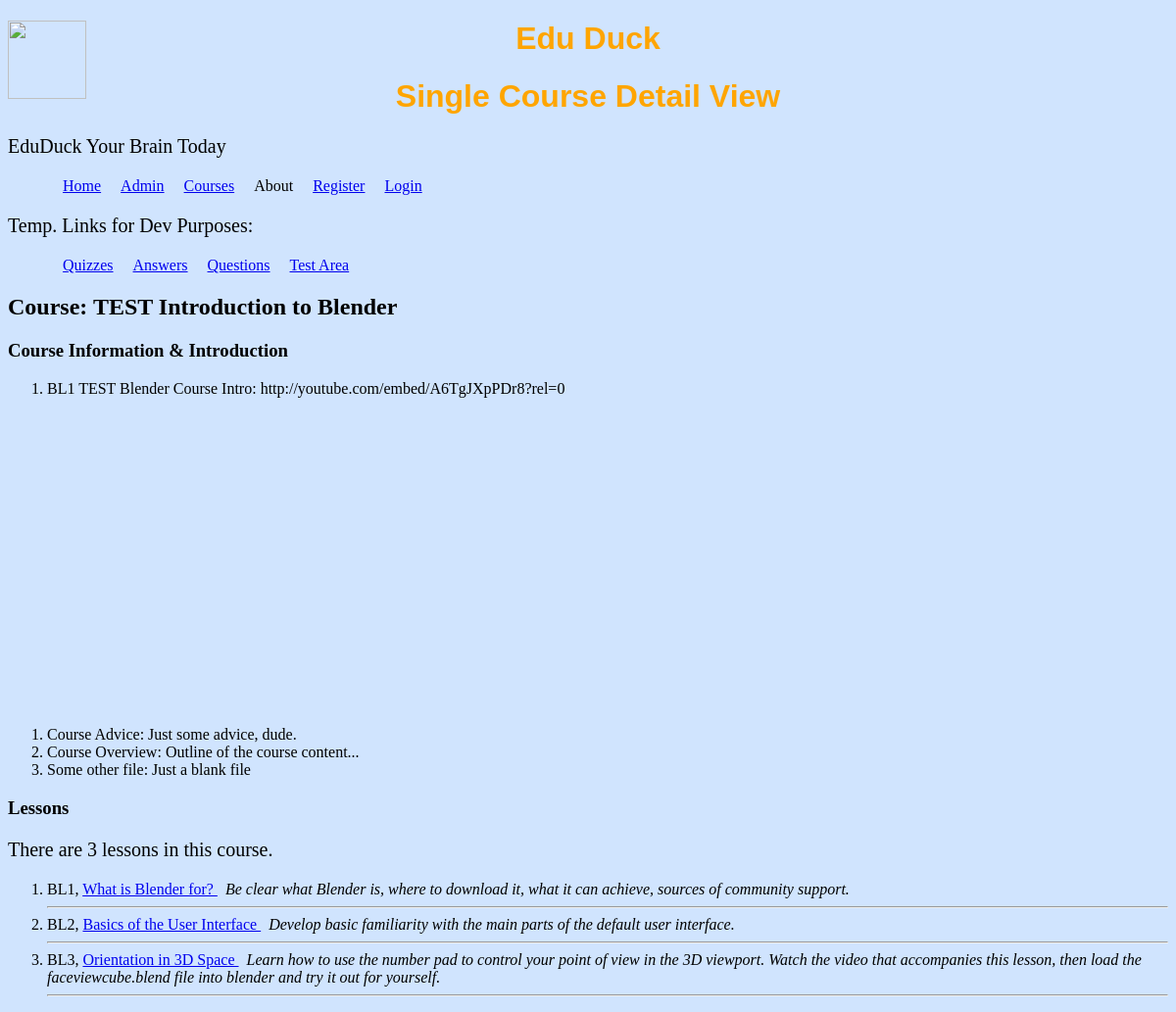
The page /courses/1/ on the database its author committed.
### courses/models.py (models this page shows, shortened)
class Course(models.Model):
    course_code = models.CharField(max_length=10)
    course_name = models.CharField(max_length=150)
    course_abstract = models.TextField()
    course_organiser = models.CharField(max_length=100)
    course_level = models.CharField(max_length=10, blank=True, null=True)
    course_credits = models.IntegerField(blank=True, null=True)

class Video(models.Model):
    video_code = models.CharField(max_length=10, blank=True, null=True)
    video_name = models.CharField(max_length=200)
    url = models.URLField()
    lesson = models.ForeignKey(Lesson, blank=True, null=True)
    course = models.ForeignKey(Course, blank=True, null=True)

class Attachments(models.Model):
    att_code = models.CharField(max_length=10, blank=True, null=True)
    att_name = models.CharField(max_length=200)
    lesson = models.ForeignKey(Lesson, blank=True, null=True)
    course = models.ForeignKey(Course, blank=True, null=True)
    att_desc = models.TextField(blank=True, null=True)
    att_seq = models.IntegerField(blank=True, null=True)
    att_url = models.URLField()

class Lesson(models.Model):
    lesson_code = models.CharField(max_length=10, blank=True, null=True)
    lesson_name = models.CharField(max_length=200)
    course = models.ForeignKey(Course)
    abstract = models.TextField()

### courses/views.py (the view)
# urls.py: url(r'^courses/(?P<course_id>\d+)/$', 'courses.views.single'),
def single(request, course_id):
    course = get_object_or_404(Course, pk=course_id)
    template = 'courses/single.html'
    context_data = {'course': course}
    context_instance = RequestContext(request)
    return render_to_response(template, context_data, context_instance)

### Templates/courses/single.html
{% extends "base.html" %}
{% block banner %}
    <h1>Single Course Detail View</h1>
{% endblock %}
{% block content %}
    <h2>Course: {{course.course_name}}</h2>
    <h3>Course Information & Introduction</h3>
    <ol>
    {% for v in course.video_set.all %}
        <li>{{ v.video_code}} {{v.video_name}}: {{v.url}}</li>
        <iframe width="560" height="315" src='{{ v.url }}'
        frameborder="0" allowfullscreen></iframe>
    {% empty %}
        <li>No videos on course page</li>
    {% endfor %}
    </ol>
    <ol>
    {% for a in course.attachments_set.all %}
        <li>{{ a.att_code}} {{a.att_name}}: {{a.att_desc}}</li>
    {% empty %}
        <li>No attachments to course page</li>
    {% endfor %}
    </ol>
    <h3>Lessons</h3>
    <p>There are {{course.lesson_set.count}}
    lesson{{course.lesson_set.count|pluralize:",s"}} in this course.</p>
    {% regroup course.lesson_set.all by lesson.lesson_code as lesson_list %}
    <ol>
        {% for lesson in course.lesson_set.all %}
            <li>
                {{ lesson.lesson_code}},
                <a href='/courses/{{course.pk}}/lesson/{{lesson.pk}}'>
                    {{ lesson.lesson_name }}
                </a>
                <em>&nbsp;&nbsp;{{ lesson.abstract}}</em>
                <hr />
            </li>
        {% empty %}
            <li>No lessons in this course yet</li>
        {% endfor %}
    </ol>
{% endblock %}

### static/common.css (style rules this page uses)
body { background-color:#d0e4fe; }
h1 { color:orange; text-align:center; font-size: xx-large; font-family: "Bitstream Charter", sans-serif }
p { font-family:"Times New Roman"; font-size:20px; }

### rows shown on the page
Course: course_name "TEST Introduction to Blender", lesson_set.count "3"
Video: video_code "BL1", video_name "TEST Blender Course Intro", url "http://youtube.com/embed/A6TgJXpPDr8?rel=0"
Attachments: att_name "Course Advice", att_desc "Just some advice, dude."
Attachments: att_name "Course Overview", att_desc "Outline of the course content..."
Attachments: att_name "Some other file", att_desc "Just a blank file"
Lesson: lesson_code "BL1", lesson_name "What is Blender for?", abstract "Be clear what Blender is, where to download it, what it can achieve, sources of community support."
Lesson: lesson_code "BL2", lesson_name "Basics of the User Interface", abstract "Develop basic familiarity with the main parts of the default user interface."
Lesson: lesson_code "BL3", lesson_name "Orientation in 3D Space", abstract "Learn how to use the number pad to control your point of view in the 3D viewport. Watch the video that accompanies this lesson, then load the faceviewcube.blend file into blender and try it out for yourself."
